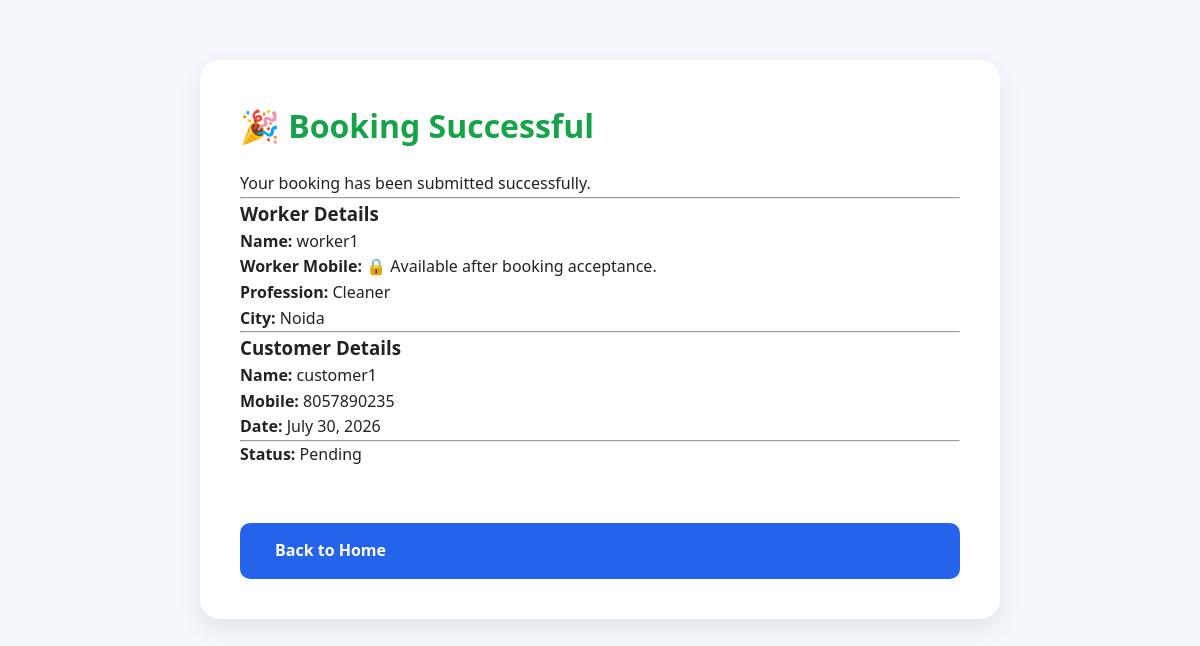
The page /booking/success/6/ (signed in) on the database as committed earlier.
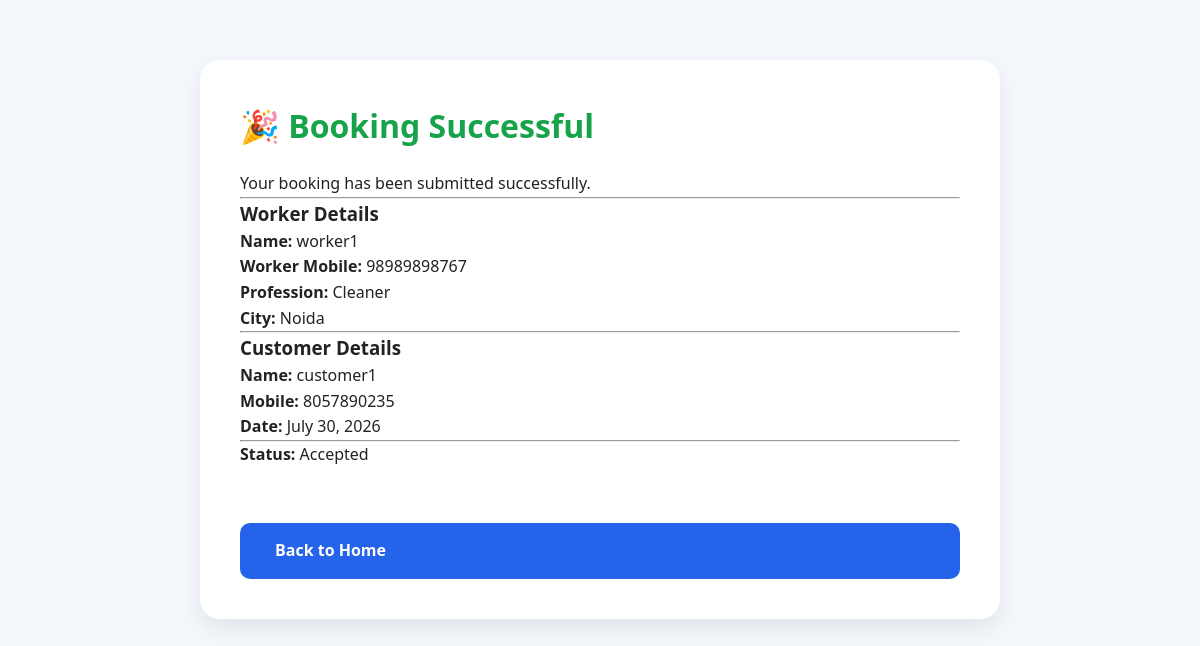
The same page on the database as committed later.
### bookings/models.py (models this page shows, shortened)
class Booking(models.Model):
    STATUS_CHOICES = [
        ("Pending", "Pending"),
        ("Accepted", "Accepted"),
        ("Completed", "Completed"),
        ("Cancelled", "Cancelled"),
    ]
    worker = models.ForeignKey(
        Worker,
        on_delete=models.CASCADE,
        related_name="bookings"
    )
    customer = models.ForeignKey(
        User,
        on_delete=models.CASCADE,
        related_name="customer_bookings",
        null=True,
        blank=True
    )
    customer_name = models.CharField(
        max_length=100
    )
    customer_mobile = models.CharField(
        max_length=15,
        blank=True
    )
    customer_address = models.TextField()
    work_date = models.DateField()
    work_description = models.TextField()
    status = models.CharField(
        max_length=20,
        choices=STATUS_CHOICES,
        default="Pending"
    )
    created_at = models.DateTimeField(
        auto_now_add=True
    )

### workers/models.py (models this page shows, shortened)
class Worker(models.Model):
    user = models.OneToOneField(
        User,
        on_delete=models.CASCADE,
        null=True,
        blank=True,
        related_name="worker_profile"
    )
    PROFESSION_CHOICES = [
    ("Rajmistri", "राजमिस्त्री"),
    ("Plumber", "प्लम्बर"),
    ("Electrician", "इलेक्ट्रिशियन"),
    ("Painter", "पेंटर"),
    ("Carpenter", "कारपेंटर"),
    ("Welder", "वेल्डर"),
    ("Helper", "हेल्पर"),
    ("AC Repair", "AC रिपेयर"),
]
    name = models.CharField(max_length=100)
    mobile = models.CharField(max_length=15)
    profession = models.CharField(max_length=30, choices=PROFESSION_CHOICES)
    experience = models.PositiveIntegerField(help_text="Experience in years")
    city = models.CharField(max_length=100)
    area = models.CharField(max_length=100)
    daily_wage = models.DecimalField(max_digits=8, decimal_places=2)
    about = models.TextField(blank=True)
    available = models.BooleanField(default=True)
    profile_photo = models.ImageField(upload_to="workers/", blank=True, null=True)
    rating = models.DecimalField(max_digits=2, decimal_places=1, default=5.0)
    reviews = models.PositiveIntegerField(default=0)
    vverified = models.BooleanField(default=False)

### bookings/views.py (the view)
@login_required
def booking_success(request, booking_id):
    booking = get_object_or_404(
        Booking,
        id=booking_id
    )
    return render(
        request,
        "booking_success.html",
        {
            "booking": booking
        }
    )

### templates/booking_success.html
{% extends "base.html" %}
{% block content %}
<div class="container" style="max-width:800px;margin:60px auto;">
    <div class="success-card">
        <h1>🎉 Booking Successful</h1>
        <p>Your booking has been submitted successfully.</p>
        <hr>
        <h3>Worker Details</h3>
        <p><strong>Name:</strong> {{ booking.worker.name }}</p>
        {% if booking.status == "Accepted" or booking.status == "Completed" %}
        <p><strong>Worker Mobile:</strong>
        {{ booking.worker.mobile }}</p>
        {% else %}
        <p><strong>Worker Mobile:</strong>
        🔒 Available after booking acceptance.
        </p>
        {% endif %}
        <p><strong>Profession:</strong> {{ booking.worker.profession }}</p>
        <p><strong>City:</strong> {{ booking.worker.city }}</p>
        <hr>
        <h3>Customer Details</h3>
        <p><strong>Name:</strong> {{ booking.customer_name }}</p>
        <p><strong>Mobile:</strong> {{ booking.customer_mobile }}</p>
        <p><strong>Date:</strong> {{ booking.work_date }}</p>
        <hr>
        <p><strong>Status:</strong> {{ booking.status }}</p>
        <br>
        <a href="/" class="book-btn">
            Back to Home
        </a>
    </div>
</div>
{% endblock %}

Rows that differ between the two databases and show on the page:
changed Booking "customer1": worker.mobile (not shown) → "98989898767"; status "Pending" → "Accepted"
Other text that changed with them:
text no longer shown: "🔒 Available after booking acceptance."
